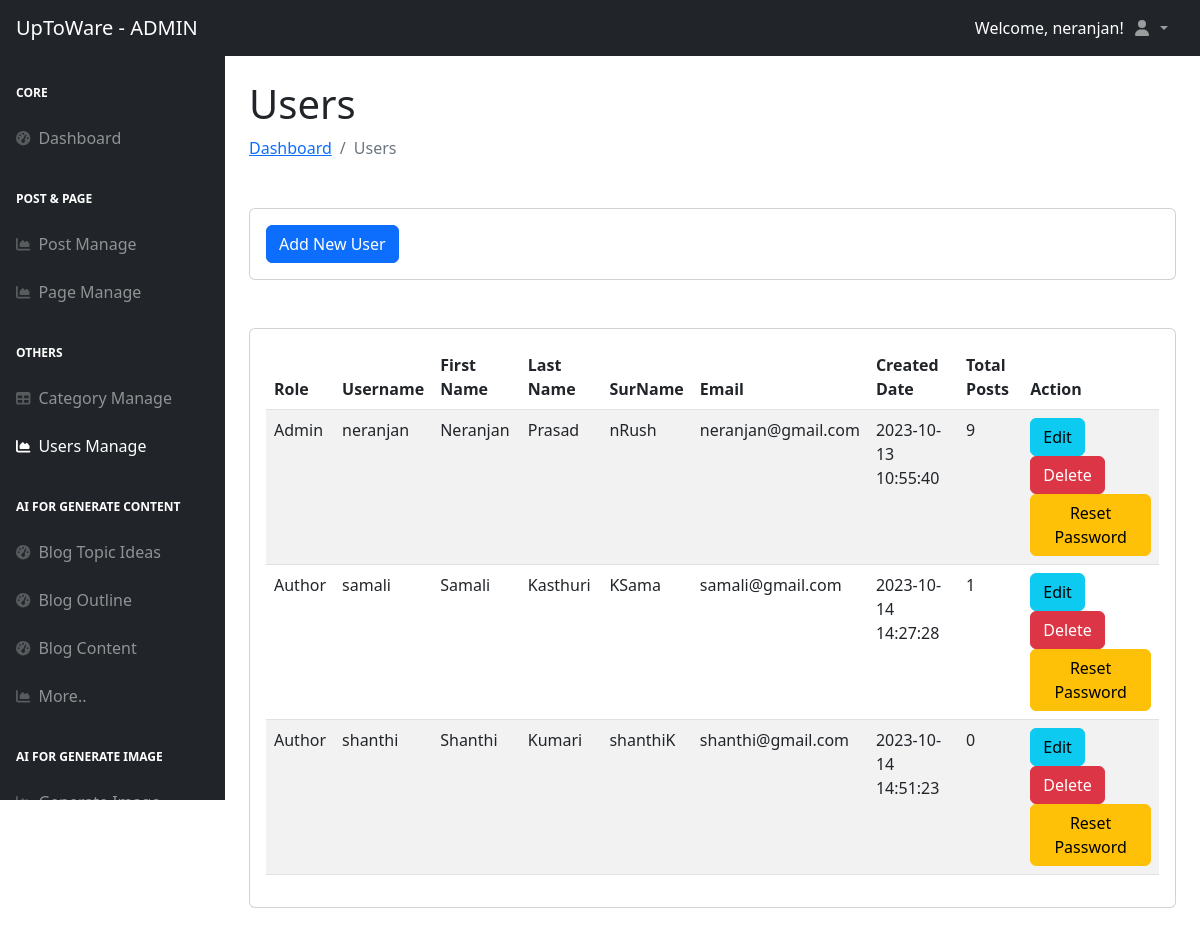
The app's page /dashboard/users.php (signed in) with its own data.
### tables this page shows
CREATE TABLE `settings` (
  `id` int(11) NOT NULL,
  `sitename` varchar(255) NOT NULL,
  `tagline` varchar(255) NOT NULL DEFAULT 'None',
  `domain` varchar(255) NOT NULL DEFAULT 'None',
  `sitelogo` varchar(255) DEFAULT NULL,
  `search_visibility` tinyint(1) DEFAULT 0,
  `meta_title` varchar(255) DEFAULT '',
  `meta_keywords` text DEFAULT NULL,
  `meta_description` text DEFAULT NULL
);

CREATE TABLE `users` (
  `id` int(11) NOT NULL,
  `role` varchar(255) NOT NULL,
  `username` varchar(255) NOT NULL,
  `first_name` varchar(255) NOT NULL,
  `second_name` varchar(255) DEFAULT NULL,
  `surname` varchar(255) NOT NULL,
  `email` varchar(255) NOT NULL,
  `password` varchar(255) NOT NULL,
  `security_question1` varchar(255) NOT NULL,
  `security_answer1` varchar(255) NOT NULL,
  `security_question2` varchar(255) NOT NULL,
  `security_answer2` varchar(255) NOT NULL,
  `security_question3` varchar(255) NOT NULL,
  `security_answer3` varchar(255) NOT NULL,
  `created_date` datetime DEFAULT current_timestamp(),
  `updated_date` timestamp NOT NULL DEFAULT current_timestamp() ON UPDATE current_timestamp()
);

### dashboard/users.php (the view, shortened to what this page needs)
<?php
$db = connect_db();
$stmt = $db->prepare(" SELECT users.*, SUM(CASE WHEN posts.status = 'publish' THEN 1 ELSE 0 END) as total_posts FROM users LEFT JOIN posts ON users.username = posts.author GROUP BY users.id, users.username ");
$stmt->execute();
$result = $stmt->get_result();
$users = $result->fetch_all(MYSQLI_ASSOC);
include '../include/dashboard_header.php';
?>
<?php include '../include/dashboard_slidenav_head.php'; ?>
        <h1 class="mt-4">Users</h1>
            <ol class="breadcrumb mb-4">
                <li class="breadcrumb-item"><a href="index.php">Dashboard</a></li>
                <li class="breadcrumb-item active">Users</li>
            </ol>
            <?php if ($_SESSION["user_role"] == "Admin"): ?>
            <div class="card mb-4 mt-5">
                <div class="card-body">
                        <a href="users-new.php" class="btn btn-primary">Add New User</a>
                </div>
            </div>
            <?php endif; ?>
                <div class="card mb-4 mt-5">
                    <div class="card-body">
                        <table id="datatablesSimple" class="table table-striped">
                            <thead>
                                <tr>
                                    <th>Role</th>
                                    <th>Username</th>
                                    <th>First Name</th>
                                    <th>Last Name</th>
                                    <th>SurName</th>
                                    <th>Email</th>
                                    <th>Created Date</th>
                                    <th>Total Posts</th>
                                    <th>Action</th>
                                </tr>
                            </thead>
                            <tbody>
                                <?php foreach ($users as $user): ?>
                                    <tr>
                                        <td><?= htmlspecialchars($user['role']) ?></td>
                                        <td><?= htmlspecialchars($user['username']) ?></td>
                                        <td><?= htmlspecialchars($user['first_name']) ?></td>
                                        <td><?= htmlspecialchars($user['second_name']) ?></td>
                                        <td><?= htmlspecialchars($user['surname']) ?></td>
                                        <td><?= htmlspecialchars($user['email']) ?></td>
                                        <td><?= htmlspecialchars($user['created_date']) ? date('Y-m-d H:i:s', strtotime($user['created_date'])) : 'N/A' ?></td>
                                        <td><?= htmlspecialchars($user['total_posts']) ?></td>
                                        <td>
                                            <?php if ($_SESSION["user_role"] == "Admin"): ?>
                                                <a href="users-edit.php?id=<?= $user['id'] ?>" class="btn btn-info">Edit</a>
                                                <a href="../process/process_user.php?action=delete&id=<?= $user['id'] ?>" class="btn btn-danger" onclick="return confirm('Are you sure you want to delete this user?')">Delete</a>
                                                <a href="users-reset.php?id=<?= $user['id'] ?>" class="btn btn-warning">Reset Password</a>
                                            <?php else: ?>
                                                <p>No actions available</p>
                                            <?php endif; ?>
                                        </td>
                                    </tr>
                                <?php endforeach; ?>
                            </tbody>
                        </table>
                    </div>
                </div>
<?php include '../include/dashboard_slidenav_down.php'; ?>
<?php include '../include/dashboard_footer.php'; ?>

### include/dashboard_header.php (shortened to what this page needs)
<?php
$db = connect_db();
$query = "SELECT sitename, sitelogo FROM settings LIMIT 1";
$result = $db->query($query);
$siteSettings = $result->fetch_assoc();
$sitename = $siteSettings['sitename'];
?>
<!DOCTYPE html>
<html lang="en">
    <head>
        <link href="https://cdn.jsdelivr.net/npm/simple-datatables@7.1.2/dist/style.min.css" rel="stylesheet" />
        <link href="css/styles.css" rel="stylesheet" />
        <link href="https://cdn.quilljs.com/1.3.6/quill.snow.css" rel="stylesheet">
    </head>
    <body class="sb-nav-fixed">
    <nav class="sb-topnav navbar navbar-expand navbar-dark bg-dark">
    <a class="navbar-brand ps-3" href="index.html"><?php echo $sitename; ?> - ADMIN</a>
    <div class="ms-auto text-white">
        Welcome, <?php echo $_SESSION['username']; ?>!
    </div>
    <ul class="navbar-nav ms-auto ms-md-0 me-3 me-lg-4">
        <li class="nav-item dropdown">
            <a class="nav-link dropdown-toggle" id="navbarDropdown" href="#" role="button" data-bs-toggle="dropdown" aria-expanded="false">
                <i class="fas fa-user fa-fw"></i>
            </a>
        </li>
    </ul>
</nav>

### records on screen
settings: sitename "UpToWare"
users: role "Admin", username "neranjan", first_name "Neranjan", second_name "Prasad", surname "nRush", email "neranjan@gmail.com", created_date "2023-10-13 10:55:40", total_posts "9"
users: role "Author", username "samali", first_name "Samali", second_name "Kasthuri", surname "KSama", email "samali@gmail.com", created_date "2023-10-14 14:27:28", total_posts "1"
users: role "Author", username "shanthi", first_name "Shanthi", second_name "Kumari", surname "shanthiK", email "shanthi@gmail.com", created_date "2023-10-14 14:51:23", total_posts "0"

### other values on screen
$_SESSION['username'] "neranjan"
